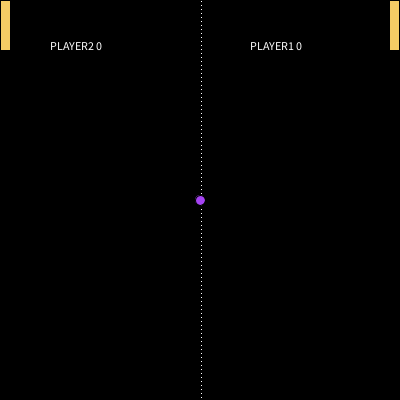
Frame 1 (no input)
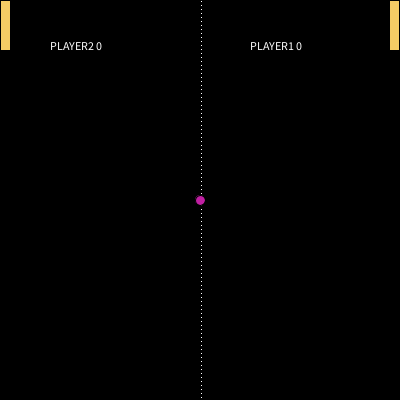
Frame 60 (the mouse pressed at the canvas centre just before this capture)
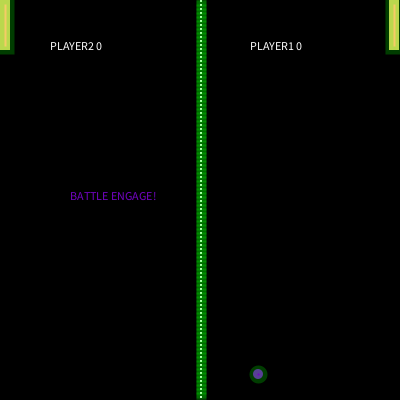
Frame 120 (the mouse held since frame 60 and released just before this capture)

The Processing sketch that drew these frames (run headless with seeded random() and noise(); from frame 60 on, the mouse is pressed at the canvas centre):

// Processing sketch: processing_78457
// ── processing_78457.pde

//int for ball
int posX, posY;
int speedX = 0;
int speedY = 0;
int shapeSize=10;
//int for dotted line for loops
int lineY, lineX;
int lineSize = 2;
//int for paddles
int paddleX, paddleY, paddleX2, paddleY2;
int sizeAcross = 10, sizeDown = 50;
//color variables
float r;
float g;
float b;

//score
int p1score = 0;
int p2score = 0;

//winner
boolean starright = true;
boolean starleft = true;


void setup()
{
  size (400, 400);
  background (0);
  posX = width/2;
  posY = height/2;
  lineX = width/2;
  paddleX = 0;
  paddleY = 0;
  paddleX2 = 389;
  paddleY2 = 0;

}

void draw ()
{

  background (0);
  r= random (1, 256);
  g= random (1, 256);
  b= random (1, 256);
  
/* This is the for loop that makes the dotted line*/

fill (255);  
for (lineY = 0; lineY < 200; lineY= lineY +1)
{
if (lineY % 2 == 0)
{
rect (lineX, lineY*lineSize, lineSize, lineSize);
}
}
 

 /* This is the Pong Ball*/ 
 
  fill (r,g,b);
  ellipse (posX, posY, shapeSize, shapeSize);
  
/*This is where the paddles go:*/
  fill (245, 204, 101);
  //Paddle 1
  rect(paddleX, paddleY, sizeAcross, sizeDown);
  //Paddle 2
  rect(paddleX2, paddleY2, sizeAcross, sizeDown);

  
/* This is the score display*/
  fill (255);
  text("PLAYER1 " + p1score, 250, 50);
  text("PLAYER2 " + p2score, 50, 50);
 

/*This section of the code controls the speed of the ball.
The x position of the ellipse continually increases by the value of speedX 
(in this case by 1) each time the draw function runs.*/

posX = posX + speedX;
//the code below moves the ball along the y axis.
posY = posY + speedY;

/*the code below makes the ball bounce off the left and right walls 
as well as the top and bottom*/

if (posX > width)
{
speedX = speedX * - 1;
}
else if (posX < 0)
{
speedX = speedX* -1;
}

if (posY > height)
{
speedY = speedY * -1;
}
else if (posY < 0)
{
speedY = speedY * -1;
}

/* This means the ball stays stationary until the mouse is clicked.*/

if (mousePressed)
{
speedX = 1;
speedY = 3;
stroke (0, 255, 0, random(50, 80));
strokeWeight (8);
fill (r, g, b);
text("BATTLE ENGAGE!", 70, height/2); 
println("BATTLE ENGAGE!");
}

/*This is the code to make the ball bounce off the paddles*/

//RIGHT paddle
if (posX > paddleX2 && posX < paddleX2 + sizeAcross && posY > paddleY2 && posY < paddleY2 + sizeDown)
{
speedX = speedX * -1;
speedY = speedY * -1;
}

//LEFT paddle
if (posX > paddleX && posX < paddleX + sizeAcross && posY > paddleY && posY < paddleY + sizeDown)
{
speedX = speedX * -1;
speedY = speedY * -1;
}

//This is where BALL FAIL and the SCORE is controlled:

if (posX >= 395)
{
  posX = width/2;
  posY = height/2;
  p2score = p2score +1;
  speedX = speedX * -1;
  speedY = speedY * -1;
}

if (posX <= 5)
{
  posX = width/2;
  posY = height/2;
  p1score = p1score + 1;
  speedX = speedX * -1;
  speedY = speedY * -1;
}

//These two "if" statements control who wins the game.
// It resets the background to 0 and displays the winner.
if (p1score > 5)
{
  background (0);
  fill (r, g, b);
  text("GAME OVER", 100, height/2); 
  starright = false;
}

if (p2score > 5)
{
background (0);
starleft = false;
fill (r, g, b);
text("GAME OVER", 100, height/2); 
}

// This is the code for the star and the winner's screen
/* This code also stops the ball from moving and 
keeps the players' scores from appearing at the same time.*/

if (starright == false)
{
        fill(random(255), random(255), random(255));
       stroke(random(255), random(255), random(255));
        strokeWeight(1);
        beginShape();
          vertex(390, 380);
          vertex(393, 387);
          vertex(399, 389);
          vertex(395, 393);
          vertex(398, 398);
          vertex(390, 395);
          vertex(383, 398);
          vertex(387, 393);
          vertex(382, 389);
          vertex(388, 387);
          endShape(CLOSE);
          text("WINNER PLAYER1", 100, 350); 
          starleft = true;
          speedX = 0;
          speedY = 0;
}
//star score2
if (starleft == false)
{
        fill(random(255), random(255), random(255));
        stroke(random(255), random(255), random(255));
        strokeWeight(1);
        beginShape();
          vertex(7, 380);
          vertex(9, 387);
          vertex(12, 389);
          vertex(9, 393);
          vertex(12, 398);
          vertex(7, 395);
          vertex(1, 398);
          vertex(4, 393);
          vertex(1, 389);
          vertex(4, 387);
          endShape(CLOSE);
          text("WINNER PLAYER2", 1, 350); 
          starright = true;
          speedX = 0;
          speedY = 0;
}


  
//This is the code for the movement of the LEFT paddle (Paddle 1)  
  if (keyPressed)
  {
    if (key == CODED)
    {
    if (keyCode == UP)
    {
    paddleY = paddleY -3;
    println("The UP arrow has been pressed!");
    }
    else if (keyCode == DOWN)
    {
    paddleY = paddleY +3; 
    println("The DOWN arrow has been pressed!");
    }
    }
  }

//This is the code to move the RIGHT paddle (Paddle 2) using CONTROL for "up" & ALT for "down."
if (keyPressed)
  {
    if (key == CODED)
    {
    if (keyCode == CONTROL)
    {
    paddleY2 = paddleY2 -3;
    println("The 2nd UP arrow has been pressed!");
    }
    else if (keyCode == ALT)
    {
    paddleY2 = paddleY2 +3; 
    println("The 2nd DOWN arrow has been pressed!");
    }
    }
  }

//This is the code for the LEFT paddle to stay on the screen.
  if (paddleY > height-50)
  {
  paddleY = 350;
  }
  else if (paddleY < 0)
  {
  paddleY = 0;
  }

//This is the code to keep the RIGHT paddle on the screen.
  if (paddleY2 > height-50)
  {
  paddleY2 = 350;
  }
  else if (paddleY2 < 0)
  {
  paddleY2 = 0;
  }

}
